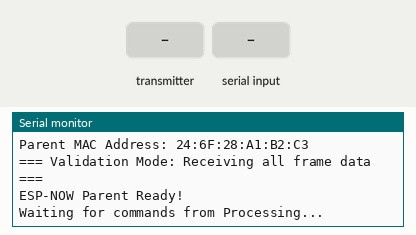
A sketch run on a simulated ESP32. Parts: the last lines printed to the serial monitor. The test bench sets the inputs (shaded band).

Above: at 2.3 s.
2.4 s: the transmitter starts sending frameCount = 0
At 2.71 s:
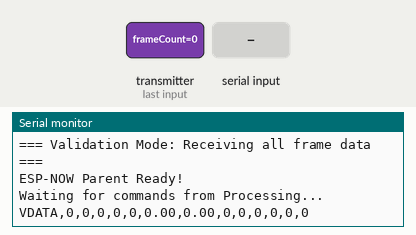
4.4 s: "ON\n" received over Serial
At 4.71 s:
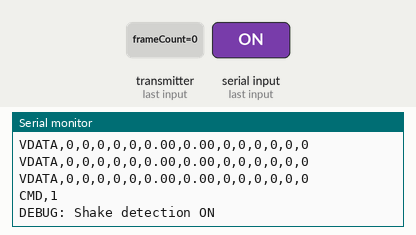
5.9 s: "OFF\n" received over Serial
At 6.22 s:
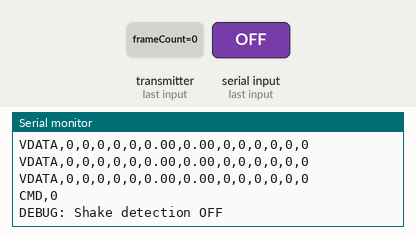
7.4 s: the transmitter starts sending acX = 1024
At 7.71 s:
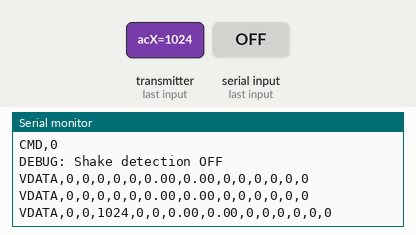
8.9 s: the transmitter starts sending acY = 1024
At 9.21 s:
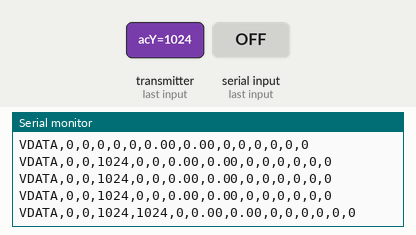
10.4 s: the transmitter starts sending acZ = 1024
At 10.71 s:
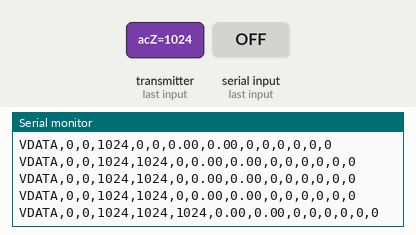

The sketch:

parent_device_validation.ino
```cpp
#include <esp_now.h>
#include <WiFi.h>

// ★ 検証用データ構造体（子機と同じ）
typedef struct {
  uint32_t frameCount;         // フレーム番号
  int16_t acX, acY, acZ;       // センサー値（生値）
  float totalAccel;            // 合成加速度
  float jerk;                  // ジャークの大きさ
  int32_t dotProduct;          // ベクトル内積
  int shakeCount;              // シェイク検知数
  uint8_t isShaking;           // シェイク状態（0 or 1）
  int16_t baseVecX, baseVecY, baseVecZ;  // 基準ベクトル
  int childID;
} ValidationData;

// ブロードキャスト用のコマンド構造体
typedef struct {
  int command;  // 0 = OFF, 1 = ON
} CommandData;

#define MAX_CHILDREN 20
ValidationData childData[MAX_CHILDREN];

// ブロードキャストアドレス（全子機へ送信）
uint8_t broadcastAddress[6] = {0xFF, 0xFF, 0xFF, 0xFF, 0xFF, 0xFF};
esp_now_peer_info_t broadcastPeerInfo;
int currentCommand = 1;  // デフォルト: ON

void OnDataRecv(const esp_now_recv_info *recv_info, const uint8_t *incomingData, int len) {
  ValidationData receivedData;
  memcpy(&receivedData, incomingData, sizeof(receivedData));

  if (receivedData.childID >= 0 && receivedData.childID < MAX_CHILDREN) {
    childData[receivedData.childID] = receivedData;

    // ★ Processing用 CSV形式で送信
    // 形式: VDATA,frameCount,childID,acX,acY,acZ,totalAccel,jerk,dotProduct,shakeCount,isShaking,baseVecX,baseVecY,baseVecZ
    Serial.print("VDATA,");
    Serial.print(receivedData.frameCount);
    Serial.print(",");
    Serial.print(receivedData.childID);
    Serial.print(",");
    Serial.print(receivedData.acX);
    Serial.print(",");
    Serial.print(receivedData.acY);
    Serial.print(",");
    Serial.print(receivedData.acZ);
    Serial.print(",");
    Serial.print(receivedData.totalAccel);
    Serial.print(",");
    Serial.print(receivedData.jerk);
    Serial.print(",");
    Serial.print(receivedData.dotProduct);
    Serial.print(",");
    Serial.print(receivedData.shakeCount);
    Serial.print(",");
    Serial.print(receivedData.isShaking);
    Serial.print(",");
    Serial.print(receivedData.baseVecX);
    Serial.print(",");
    Serial.print(receivedData.baseVecY);
    Serial.print(",");
    Serial.println(receivedData.baseVecZ);
  }
}

// データ送信コールバック
void OnDataSent(const wifi_tx_info_t *tx_info, esp_now_send_status_t status) {
  // Serial.print("Broadcast status: ");
  // Serial.println(status == ESP_NOW_SEND_SUCCESS ? "Success" : "Fail");
}

void broadcastCommand(int command) {
  CommandData commandData;
  commandData.command = command;

  currentCommand = command;

  // 全子機にブロードキャスト
  esp_now_send(broadcastAddress, (uint8_t *) &commandData, sizeof(commandData));

  // ★ Processing に状態を返信
  Serial.print("CMD,");
  Serial.println(command);  // 0=OFF, 1=ON
}

void setup() {
  Serial.begin(115200);
  delay(1000);

  WiFi.mode(WIFI_STA);
  delay(100);

  Serial.print("Parent MAC Address: ");
  Serial.println(WiFi.macAddress());
  Serial.println("=== Validation Mode: Receiving all frame data ===");

  if (esp_now_init() != ESP_OK) {
    Serial.println("ESP-NOW init failed");
    return;
  }

  esp_now_register_recv_cb(OnDataRecv);
  esp_now_register_send_cb(OnDataSent);

  // ブロードキャストピアを登録
  memcpy(broadcastPeerInfo.peer_addr, broadcastAddress, 6);
  broadcastPeerInfo.channel = 0;
  broadcastPeerInfo.encrypt = false;

  if (esp_now_add_peer(&broadcastPeerInfo) != ESP_OK) {
    Serial.println("Failed to add broadcast peer");
    return;
  }

  Serial.println("ESP-NOW Parent Ready!");
  Serial.println("Waiting for commands from Processing...");
}

void loop() {
  // Processing からのコマンド受信
  if (Serial.available() > 0) {
    String command = Serial.readStringUntil('\n');
    command.trim();

    if (command == "ON") {
      broadcastCommand(1);
      Serial.println("DEBUG: Shake detection ON");
    }
    else if (command == "OFF") {
      broadcastCommand(0);
      Serial.println("DEBUG: Shake detection OFF");
    }
  }

  delay(50);
}
```

Measured:
- after the input at 2.4 s, the serial monitor: prints a new line at once (image 1)
- after the input at 4.4 s, the serial monitor: prints a new line at once (image 2)
- after the input at 5.9 s, the serial monitor: prints a new line at once (image 3)
- after the input at 7.4 s, the serial monitor: prints a new line at once (image 4)
- after the input at 8.9 s, the serial monitor: prints a new line at once (image 5)
- after the input at 10.4 s, the serial monitor: prints a new line at once (image 6)
